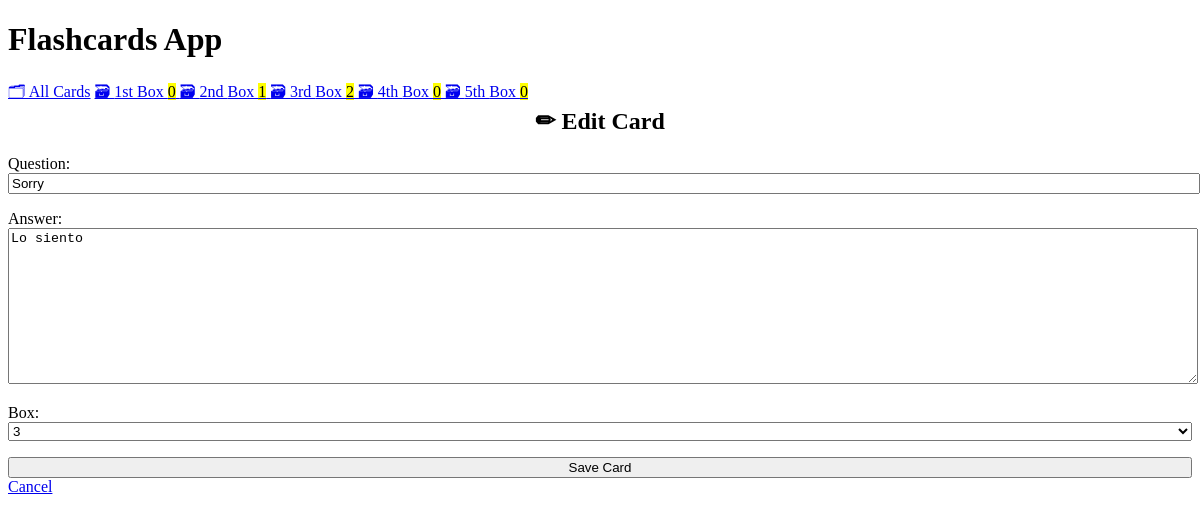
The page /edit/3 on the database its author committed.
### cards/models.py (models this page shows, shortened)
class Card(models.Model):
    question = models.CharField(max_length=255)
    answer = models.TextField(max_length=140)
    box = models.IntegerField(
        choices=zip(BOXES, BOXES),
        default=BOXES[0]
    )
    create_at = models.DateTimeField(auto_now_add=True)
    class Meta:
        ordering = ["box"]

### cards/views.py (the view)
class CardUpdateView(CardCreateView, UpdateView):
    success_url = reverse_lazy("card-list")

### cards/templatetags/cards_tags.py (called while the page is built)
@register.inclusion_tag("cards/box_links.html")
def boxes_as_links():
    boxes = []
    for box_num in BOXES:
        card_count = Card.objects.filter(box=box_num).count()
        boxes.append({
            "number": box_num,
            "card_count": card_count,
        })
    return {"boxes": boxes}

### cards/templates/cards/card_form.html (shortened to what this page needs)
{% extends "cards/base.html" %}
{% block content %}
    {% if card %}
        <h2>✏ Edit Card</h2>
    {% else %}
        <h2>✨ Create New Card</h2>
    {% endif %}
    <form method="post">
        {{ form.as_p }}
        <input type="submit" value="Save Card">
    </form>
    <a href="{% url 'card-list' %}">
        Cancel
    </a>
{% endblock %}

### cards/templates/cards/base.html (style rules this page uses)
:root { --accent: #6e48ad; --accent-bg: white; --bg: #fff; --text: #212121; --text-light: #585858; --border: #d8dae1; --code: #d81b60; --preformatted: #444; }
h2 { text-align: center; }
h2, h4 { margin-top: 0; }
input, select, textarea { width: 100%; }

### rows shown on the page
Card: question "Sorry", answer "Lo siento", box "3"

### other values the page prints
{{ box.number | ordinal }} "1st" "2nd" "3rd" "4th" "5th"
{{ box.card_count }} "0" "1" "2" "0" "0"
